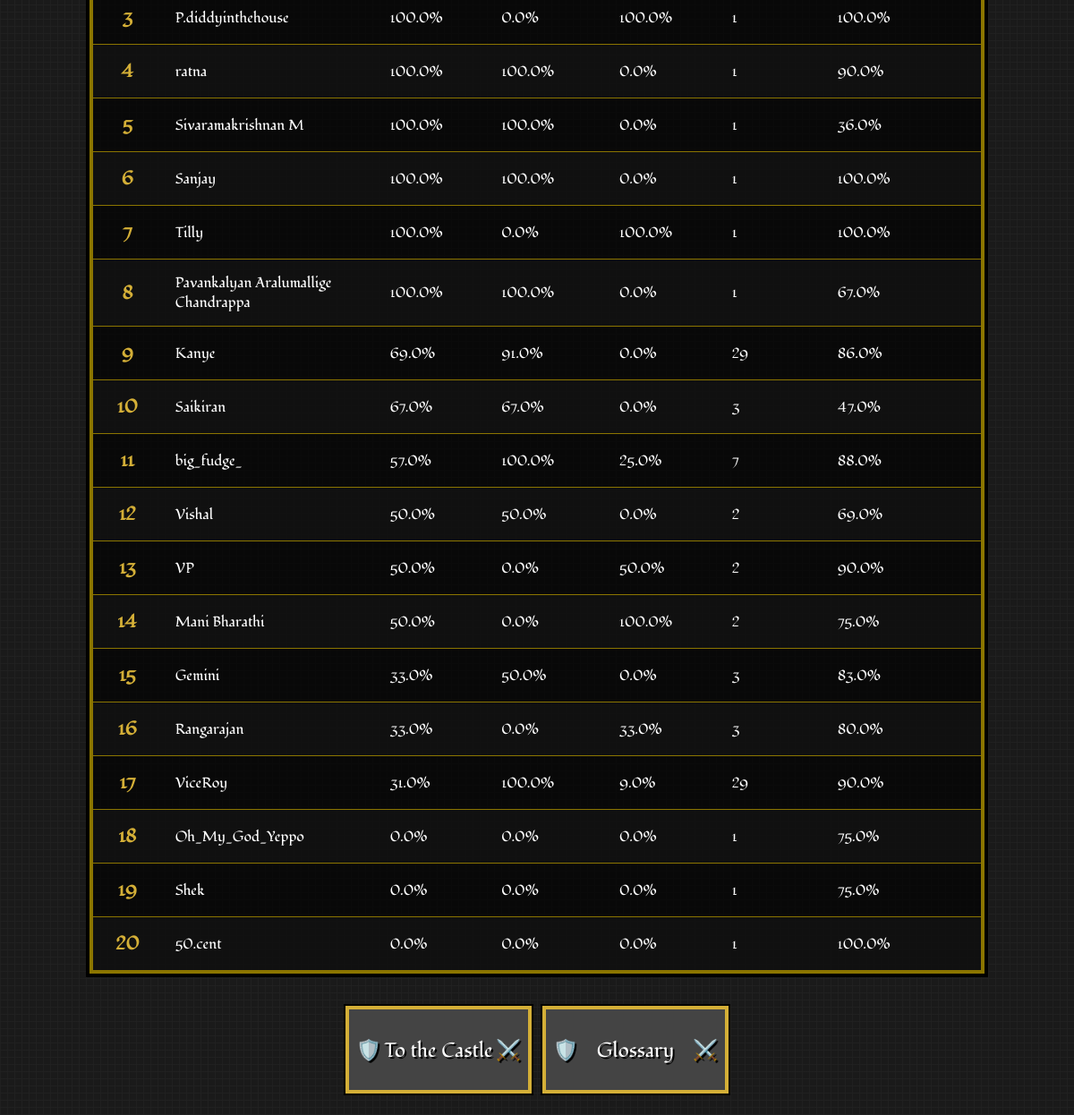
The page /leaderboard (lower part) on the database as committed earlier.
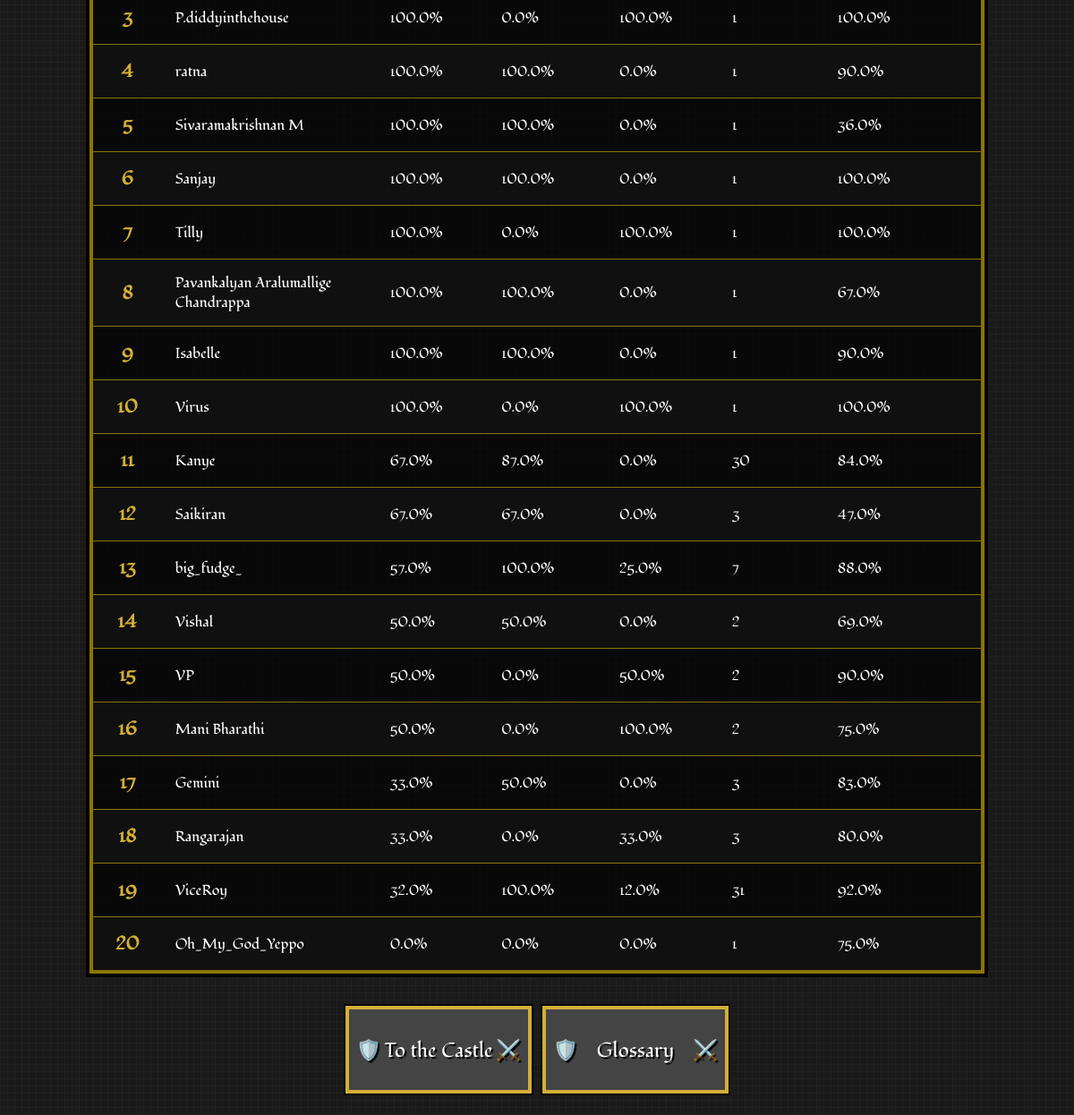
The same page on the database as committed later.
### app.py (models this page shows)
class PlayerStats(db.Model):
    id = db.Column(db.Integer, primary_key=True)
    user_id = db.Column(db.Integer, db.ForeignKey('user.id'), nullable=False)
    total_games_played = db.Column(db.Integer, default=0)
    games_played_as_guard = db.Column(db.Integer, default=0)
    games_played_as_thief = db.Column(db.Integer, default=0)
    total_games_won = db.Column(db.Integer, default=0)
    total_games_won_as_guard = db.Column(db.Integer, default=0)
    total_games_won_as_thief = db.Column(db.Integer, default=0)
    total_win_rate = db.Column(db.Float, default=0.0)
    win_rate_as_guard = db.Column(db.Float, default=0.0)
    win_rate_as_thief = db.Column(db.Float, default=0.0)
    total_answer_accuracy = db.Column(db.Float, default=0.0)
    total_questions_attempted = db.Column(db.Integer, default=0)
    total_right_answers = db.Column(db.Integer, default=0)
    game_right_answers = db.Column(db.Integer, default=0)
    game_total_questions = db.Column(db.Integer, default=0)
    answer_accuracy_in_last_game = db.Column(db.Float, default=0.0)

class User(db.Model):
    id = db.Column(db.Integer, primary_key=True)
    username = db.Column(db.String(40), unique=True, nullable=False)
    password_hash = db.Column(db.String(200), nullable=False)
    stats = db.relationship('PlayerStats', backref='user', uselist=False)

### app.py (the view)
@app.route('/leaderboard')
def leaderboard():
    sort_by = request.args.get('sort_by', 'total_win_rate')
    sort_options = {
        'games_played': PlayerStats.total_games_played,
        'total_win_rate': PlayerStats.total_win_rate,
        'win_rate_as_guard': PlayerStats.win_rate_as_guard,
        'win_rate_as_thief': PlayerStats.win_rate_as_thief,
        'mcq_accuracy': PlayerStats.total_answer_accuracy
    }
    sort_column = sort_options.get(sort_by, PlayerStats.total_win_rate)
    leaderboard_data = db.session.query(PlayerStats, User)\
        .join(User, PlayerStats.user_id == User.id)\
        .order_by(sort_column.desc())\
        .limit(20)\
        .all()
    return render_template('leaderboard.html',
                           leaderboard_data=leaderboard_data,
                           current_sort=sort_by)

### templates/leaderboard.html (shortened to what this page needs)
<!DOCTYPE html>
<html lang="en">
<head>
    <link rel="stylesheet" href="static/css/style.css">
    <link rel="stylesheet" href="static/css/leaderboard.css">
    <link rel="stylesheet" href="static/css/game-over.css">
</head>
<body>
    <table>
        <tbody>
            {% for stats, user in leaderboard_data %}
            <tr>
                <td class="rank">{{ loop.index }}</td>
                <td>{{ user.username }}</td>
                <td>{{ stats.total_win_rate }}%</td>
                <td>{{ stats.win_rate_as_guard }}%</td>
                <td>{{ stats.win_rate_as_thief }}%</td>
                <td>{{ stats.total_games_played }}</td>
                <td>{{ stats.total_answer_accuracy }}%</td>
            </tr>
            {% else %}
            <tr>
                <td colspan="7" style="text-align: center;">No player data available yet.</td>
            </tr>
            {% endfor %}
        </tbody>
    </table>
    <div class="button-container">
        <a href="{{ url_for('home') }}"><button class="shield-btn game-over-btn">To the Castle</button></a>
        <a href="{{ url_for('glossary') }}"><button class="shield-btn game-over-btn">Glossary</button></a>
    </div>
</body>
</html>

### static/css/style.css (style rules this page uses)
body { font-family: "Fondamento", serif; background-color: #1a1a1a; background-image: linear-gradient(90deg, rgba(34,34,34,0.8) 1px, transparent 1px), linear-gradient(rgba(34,34,34,0.8) 1px, transparent 1px); background-size: 8px 8px; color: white; margin: 0; padding: 0; text-align: center; position: relative; min-height: 100vh; display: flex; flex-direction: column; justify-content: space-between; }
button.shield-btn { font-family: "Fondamento", serif; background-color: #444; color: white; border: none; box-shadow: 0 0 0 4px #d4af37, 0 0 0 6px #000; padding: 14px 22px; margin: 10px; font-size: 1.4rem; cursor: pointer; position: relative; transition: all 0.2s steps(5); text-shadow: 2px 2px 0 #000; width: 200px; height: 90px; image-rendering: pixelated; }
button.shield-btn::before { content: "🛡️ "; position: absolute; left: 8px; top: 50%; transform: translateY(-50%); }

### static/css/leaderboard.css (style rules this page uses)
body { font-family: "Fondamento", serif; background-color: #1a1a1a; background-image: linear-gradient(90deg, rgba(34,34,34,0.8) 1px, transparent 1px), linear-gradient(rgba(34,34,34,0.8) 1px, transparent 1px); background-size: 8px 8px; color: white; margin: 0; padding: 0; text-align: center; }
table { width: 100%; max-width: 1000px; margin: 0 auto; border-collapse: collapse; background-color: rgba(0, 0, 0, 0.7); border: 4px solid #8b7500; box-shadow: 0 0 0 4px #000; }
th, td { padding: 15px; text-align: left; border-bottom: 1px solid #8b7500; }
tbody tr:nth-child(even) { background-color: rgba(34, 34, 34, 0.3); }
.rank { font-weight: bold; text-align: center; color: #d4af37; font-size: 1.3rem; }
.button-container { display: flex; justify-content: center; margin: 30px auto; }
.shield-btn { font-family: "Fondamento", serif; background-color: #444; color: white; border: none; box-shadow: 0 0 0 4px #d4af37, 0 0 0 6px #000; padding: 14px 22px; margin: 10px; font-size: 1.4rem; cursor: pointer; position: relative; transition: all 0.2s steps(5); text-shadow: 2px 2px 0 #000; }

### static/css/game-over.css (style rules this page uses)
button.game-over-btn::after { content: "⚔️"; position: absolute; right: 8px; top: 50%; transform: translateY(-50%); }

Rows that differ between the two databases and show on the page:
no longer on this page (row unchanged): PlayerStats: username "Shek", total_win_rate "0.0", win_rate_as_guard "0.0", win_rate_as_thief "0.0", total_games_played "1", total_answer_accuracy "75.0"
no longer on this page (row unchanged): PlayerStats: username "50.cent", total_win_rate "0.0", win_rate_as_guard "0.0", win_rate_as_thief "0.0", total_games_played "1", total_answer_accuracy "100.0"
added PlayerStats: username "Isabelle", total_win_rate "100.0", win_rate_as_guard "100.0", win_rate_as_thief "0.0", total_games_played "1", total_answer_accuracy "90.0"
added PlayerStats: username "Virus", total_win_rate "100.0", win_rate_as_guard "0.0", win_rate_as_thief "100.0", total_games_played "1", total_answer_accuracy "100.0"
changed PlayerStats "Kanye": total_win_rate "69.0" → "67.0"; win_rate_as_guard "91.0" → "87.0"; total_games_played "29" → "30"; total_answer_accuracy "86.0" → "84.0"
changed PlayerStats "ViceRoy": total_win_rate "31.0" → "32.0"; win_rate_as_thief "9.0" → "12.0"; total_games_played "29" → "31"; total_answer_accuracy "90.0" → "92.0"
